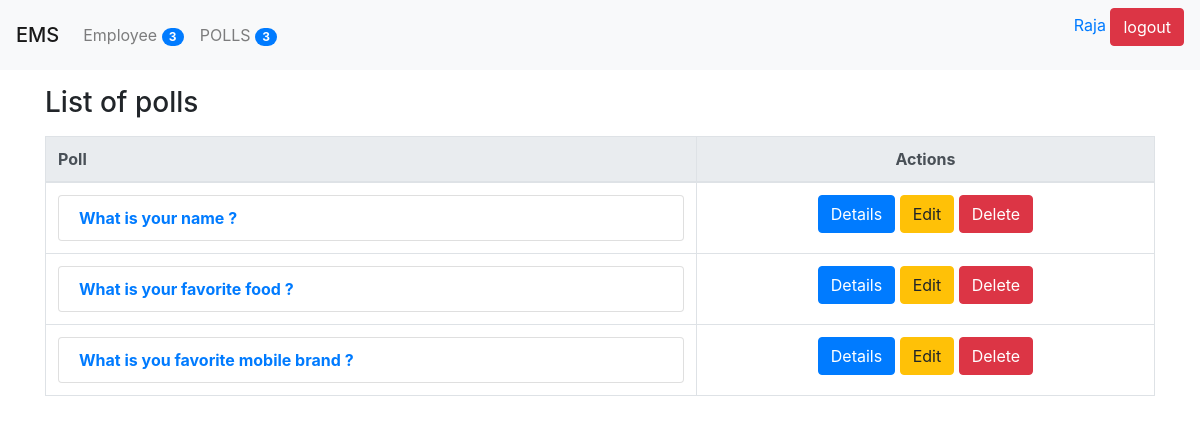
Page /poll/ (signed in) on the earlier database version.
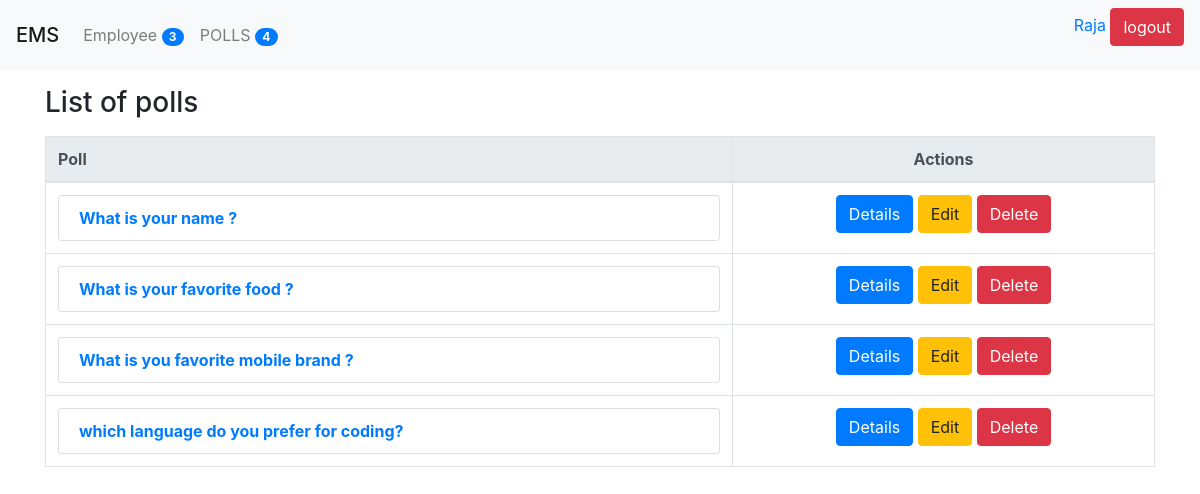
Same page on the later database version.
### poll/models.py (models this page shows, shortened)
class Question(models.Model):
    title = models.TextField(null = True , blank = True)
    status = models.CharField(default = 'inactive', max_length = 10)
    created_by = models.ForeignKey(User, null=True, blank= True , on_delete= models.CASCADE)
    start_date = models.DateTimeField(null=True, blank= True)
    end_date = models.DateTimeField(null=True, blank= True)
    created_at = models.DateTimeField(auto_now_add= True)
    updated_at =models.DateTimeField(auto_now= True)

### poll/views.py (the view)
# urls.py: path('',index , name = 'polls_list'),
@login_required(login_url= '/login/')
def index(request):
    context = {}
    questions = Question.objects.all()
    context['questions'] = questions
    context['title'] = 'polls'
    return render(request,'polls/index.html', context)

### poll/context_processor.py (called while the page is built)
def poll_count(request):
    count = Question.objects.count()
    return {"polls_count" : count}

def emp_count(request):
    count = User.objects.count()
    return {"emp_count" : count}

### poll/templatetags/poll_extras.py (called while the page is built)
def upper(value):
    return value.upper()

### templates/polls/index.html
{% extends 'polls/base.html' %}
{% block content %}
    <p>
        <h3>List of {{title}}</h3>
    </p>
    <div class="table-responsive-sm">
        {% if questions %}
            <table class="table table-bordered">
                <thead class="thead-light">
                    <tr>
                        <th>Poll</th>
                        <th class="text-center">Actions</th>
                    </tr>
                </thead>
                <tbody>
                {% for question in questions %}
                    <tr>
                        <th scope="row">
                            <a class="list-group-item" href="{% url 'polls_details' question.id%}" >{{question.title }} </a>
                        </th>
                        <td class="text-center">
                            <a class="btn btn-primary" href="{% url 'polls_details' question.id %}">Details</a>
                            <a class="btn btn-warning" href="{% url 'poll_edit' question.id %}">Edit</a>
                            <a class="btn btn-danger" href="{% url 'poll_delete' question.id %}">Delete</a>
                        </td>
                    </tr>
                {% endfor %}
                </tbody>
                </table>
        {% else %}
            <p>There is no question available.</p>
        {% endif %}
    </div>
{% endblock content %}

### templates/header.html (shortened to what this page needs)
{% load poll_extras %}
<div class="navbar navbar-expand-lg navbar-light bg-light">
    <span class="navbar-brand mb-0 h1">EMS</span>
    <div class="collapse navbar-collapse" id="navbarNav">
        <ul class="navbar-nav">
            <li class="nav-item">
                <a class="nav-link" href="{% url 'employee_list'%}">
                    {{"employee" | capfirst}}
                    <span class="badge badge-primary badge-pill ">{{emp_count}}</span>
                </a>
            </li>
            <li class="nav-item">
                <a class="nav-link" href="{% url 'polls_list' %}">
                    {{"Polls" | upper}}
                    <span class="badge badge-primary badge-pill ">{{polls_count}}</span>
                </a>
            </li>
        </ul>
    </div>
    {% if user.is_authenticated %}
        <div class="text-right">
            <form method="POST" action="/logout/">
            <a href="{% url 'my_profile' %}">{{request.user.first_name}}</a>
            <input type="submit" class="btn btn-danger" value="logout">
            </form>
        </div>
    {% endif %}
</div>

Differences in the rows shown:
added Question: title "which language do you prefer for coding?"
Other differences:
{{ polls_count }}: "3" → "4"
